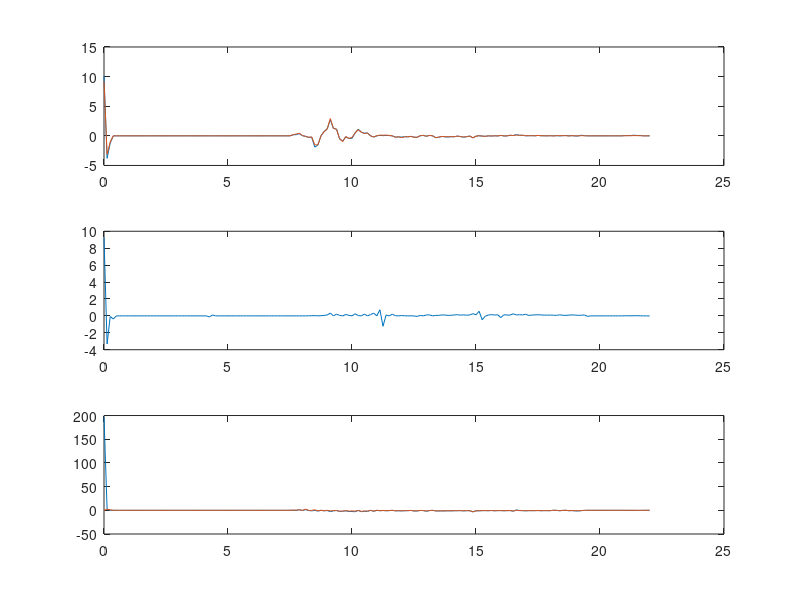

Recreate this plot in MATLAB. (Note: this script raises an error after producing the figure.)
clear all
%close all
clc

% load camera data
% cam_file = fopen('stereoboard_database/Take16/result.csv');
cam_file = fopen('stereoboard_database/Track3/result.csv');
cam = textscan(cam_file,'%f,%f,%f,%f,%f,%f,%f,%f,%f');
fclose(cam_file);

x_pixelwise_kirk = cam{1}/100.;
z_pixelwise_kirk = cam{2}/100.;
x_global_kirk = cam{3}/100.;
y_global_kirk = cam{4}/100.;
z_global_kirk = cam{5}/100.;

time = 0:1/8:numel(x_pixelwise_kirk)/8 - 1/8;
% cam_file = fopen('/home/kirk/mavlab/stereoboard/stereoboard_testing/stereoboard_database/Track3/result_kim.csv');
% cam = textscan(cam_file,'%f,%f,%f,%f,%f,%f,%f,%f,%f');
% fclose(cam_file);
% 
% x_pixelwise_kim = cam{1}/100;
% z_pixelwise_kim = cam{2}/100;
% x_global_kim = cam{3}/100;
% y_global_kim = cam{4}/100;
% z_global_kim = cam{5}/100;

% figure(2)
% subplot(3,1,1)
% plot([x_pixelwise_kirk, x_global_kirk, x_global_kim]); ylim([-1,1])
% subplot(3,1,2)
% plot(y_global_kirk); ylim([-1,1])
% subplot(3,1,3)
% plot([z_pixelwise_kirk, z_global_kirk]); ylim([-1,1])

figure(1)
subplot(3,1,1)
plot(time,[x_pixelwise_kirk, x_global_kirk]);% ylim([-1,1])
subplot(3,1,2)
plot(time, y_global_kirk);% ylim([-1,1])
subplot(3,1,3)
plot(time,[z_pixelwise_kirk, z_global_kirk]); %ylim([-1,1])

%%
[cam_Vx_frame, cam_Vz_frame, yaw_frame, t_frame] = getOptiTrack('/home/kirk/mavlab/stereoboard/ext/stereoboard_testing/stereoboard_database/Track3');
